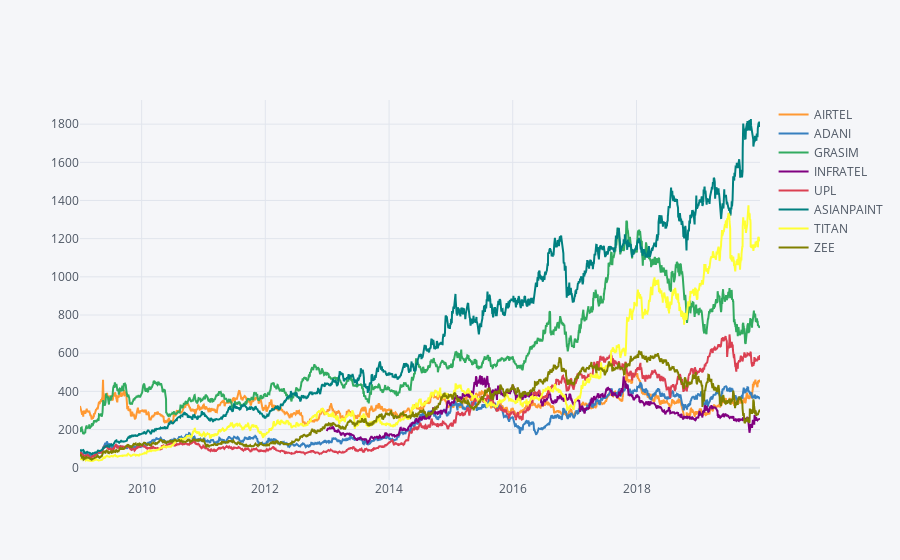

Notebook code cell kept with this figure:
### Code cell
#this is for plotly plots

df1.iplot(kind='line',x='Date',y='Close',categories='CompanyName',mode='lines')

### Figure 1 — Plotly figure (JSON) as saved in the notebook; plotly's stock layout.template omitted (floating-point values rounded to 4 significant figures; data arrays with more than 128 entries replaced by an {"elided": "..."} marker saying what was removed)
{"data": [{"marker": {"color": "rgba(255, 153, 51, 1.0)", "line": {"width": 1.3}, "opacity": 0.8, "size": 12, "symbol": "circle"}, "mode": "lines", "name": "AIRTEL", "textfont": {"color": "#4D5663"}, "type": "scatter", "x": {"elided": "2699 str values"}, "y": {"elided": "2699 float values"}}, {"marker": {"color": "rgba(55, 128, 191, 1.0)", "line": {"width": 1.3}, "opacity": 0.8, "size": 12, "symbol": "circle"}, "mode": "lines", "name": "ADANI", "textfont": {"color": "#4D5663"}, "type": "scatter", "x": {"elided": "2699 str values"}, "y": {"elided": "2699 float values"}}, {"marker": {"color": "rgba(50, 171, 96, 1.0)", "line": {"width": 1.3}, "opacity": 0.8, "size": 12, "symbol": "circle"}, "mode": "lines", "name": "GRASIM", "textfont": {"color": "#4D5663"}, "type": "scatter", "x": {"elided": "2699 str values"}, "y": {"elided": "2699 float values"}}, {"marker": {"color": "rgba(128, 0, 128, 1.0)", "line": {"width": 1.3}, "opacity": 0.8, "size": 12, "symbol": "circle"}, "mode": "lines", "name": "INFRATEL", "textfont": {"color": "#4D5663"}, "type": "scatter", "x": {"elided": "1722 str values"}, "y": {"elided": "1722 float values"}}, {"marker": {"color": "rgba(219, 64, 82, 1.0)", "line": {"width": 1.3}, "opacity": 0.8, "size": 12, "symbol": "circle"}, "mode": "lines", "name": "UPL", "textfont": {"color": "#4D5663"}, "type": "scatter", "x": {"elided": "2699 str values"}, "y": {"elided": "2699 float values"}}, {"marker": {"color": "rgba(0, 128, 128, 1.0)", "line": {"width": 1.3}, "opacity": 0.8, "size": 12, "symbol": "circle"}, "mode": "lines", "name": "ASIANPAINT", "textfont": {"color": "#4D5663"}, "type": "scatter", "x": {"elided": "2699 str values"}, "y": {"elided": "2699 float values"}}, {"marker": {"color": "rgba(255, 255, 51, 1.0)", "line": {"width": 1.3}, "opacity": 0.8, "size": 12, "symbol": "circle"}, "mode": "lines", "name": "TITAN", "textfont": {"color": "#4D5663"}, "type": "scatter", "x": {"elided": "2699 str values"}, "y": {"elided": "2699 float values"}}, {"marker": {"color": "rgba(128, 128, 0, 1.0)", "line": {"width": 1.3}, "opacity": 0.8, "size": 12, "symbol": "circle"}, "mode": "lines", "name": "ZEE", "textfont": {"color": "#4D5663"}, "type": "scatter", "x": {"elided": "2699 str values"}, "y": {"elided": "2699 float values"}}], "layout": {"legend": {"bgcolor": "#F5F6F9", "font": {"color": "#4D5663"}}, "paper_bgcolor": "#F5F6F9", "plot_bgcolor": "#F5F6F9", "title": {"font": {"color": "#4D5663"}}, "xaxis": {"gridcolor": "#E1E5ED", "showgrid": true, "tickfont": {"color": "#4D5663"}, "title": {"font": {"color": "#4D5663"}, "text": ""}, "zerolinecolor": "#E1E5ED"}, "yaxis": {"gridcolor": "#E1E5ED", "showgrid": true, "tickfont": {"color": "#4D5663"}, "title": {"font": {"color": "#4D5663"}, "text": ""}, "zerolinecolor": "#E1E5ED"}}}
